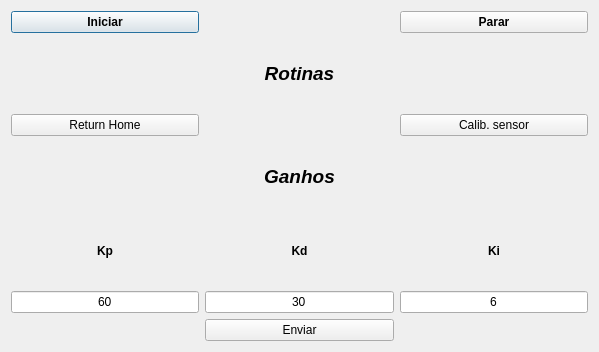
<?xml version="1.0" encoding="UTF-8"?>
<ui version="4.0">
 <class>Dialog</class>
 <widget class="QDialog" name="Dialog">
  <property name="geometry">
   <rect>
    <x>0</x>
    <y>0</y>
    <width>599</width>
    <height>352</height>
   </rect>
  </property>
  <property name="windowTitle">
   <string>Interface Pêndulo Invertido</string>
  </property>
  <layout class="QGridLayout" name="gridLayout_2">
   <item row="0" column="0">
    <layout class="QGridLayout" name="gridLayout">
     <item row="6" column="1">
      <widget class="QLineEdit" name="lineEdit_kp">
       <property name="enabled">
        <bool>true</bool>
       </property>
       <property name="text">
        <string>60</string>
       </property>
       <property name="alignment">
        <set>Qt::AlignCenter</set>
       </property>
      </widget>
     </item>
     <item row="0" column="1">
      <widget class="QPushButton" name="pushButton_iniciar">
       <property name="font">
        <font>
         <weight>75</weight>
         <bold>true</bold>
        </font>
       </property>
       <property name="text">
        <string>Iniciar</string>
       </property>
      </widget>
     </item>
     <item row="3" column="1">
      <widget class="QPushButton" name="pushButton_ReturnHome">
       <property name="text">
        <string>Return Home</string>
       </property>
      </widget>
     </item>
     <item row="3" column="3">
      <widget class="QPushButton" name="pushButton_CalibSensor">
       <property name="text">
        <string>Calib. sensor</string>
       </property>
      </widget>
     </item>
     <item row="6" column="3">
      <widget class="QLineEdit" name="lineEdit_ki">
       <property name="text">
        <string>6</string>
       </property>
       <property name="alignment">
        <set>Qt::AlignCenter</set>
       </property>
      </widget>
     </item>
     <item row="5" column="2">
      <widget class="QLabel" name="label_5">
       <property name="font">
        <font>
         <weight>75</weight>
         <bold>true</bold>
        </font>
       </property>
       <property name="layoutDirection">
        <enum>Qt::LeftToRight</enum>
       </property>
       <property name="text">
        <string>Kd</string>
       </property>
       <property name="alignment">
        <set>Qt::AlignCenter</set>
       </property>
      </widget>
     </item>
     <item row="6" column="2">
      <widget class="QLineEdit" name="lineEdit_kd">
       <property name="text">
        <string>30</string>
       </property>
       <property name="alignment">
        <set>Qt::AlignCenter</set>
       </property>
      </widget>
     </item>
     <item row="5" column="3">
      <widget class="QLabel" name="label_4">
       <property name="font">
        <font>
         <weight>75</weight>
         <bold>true</bold>
        </font>
       </property>
       <property name="text">
        <string>Ki</string>
       </property>
       <property name="alignment">
        <set>Qt::AlignCenter</set>
       </property>
      </widget>
     </item>
     <item row="5" column="1">
      <widget class="QLabel" name="label_3">
       <property name="font">
        <font>
         <weight>75</weight>
         <bold>true</bold>
        </font>
       </property>
       <property name="text">
        <string>Kp</string>
       </property>
       <property name="alignment">
        <set>Qt::AlignCenter</set>
       </property>
      </widget>
     </item>
     <item row="0" column="3">
      <widget class="QPushButton" name="pushButton_parar">
       <property name="font">
        <font>
         <weight>75</weight>
         <bold>true</bold>
        </font>
       </property>
       <property name="text">
        <string>Parar</string>
       </property>
      </widget>
     </item>
     <item row="4" column="2">
      <widget class="QLabel" name="label_2">
       <property name="font">
        <font>
         <pointsize>14</pointsize>
         <weight>75</weight>
         <italic>true</italic>
         <bold>true</bold>
        </font>
       </property>
       <property name="text">
        <string>Ganhos</string>
       </property>
       <property name="alignment">
        <set>Qt::AlignCenter</set>
       </property>
      </widget>
     </item>
     <item row="3" column="2">
      <widget class="QLabel" name="label_6">
       <property name="text">
        <string/>
       </property>
      </widget>
     </item>
     <item row="1" column="2">
      <widget class="QLabel" name="label">
       <property name="font">
        <font>
         <pointsize>14</pointsize>
         <weight>75</weight>
         <italic>true</italic>
         <bold>true</bold>
        </font>
       </property>
       <property name="text">
        <string>Rotinas</string>
       </property>
       <property name="alignment">
        <set>Qt::AlignCenter</set>
       </property>
      </widget>
     </item>
     <item row="7" column="2">
      <widget class="QPushButton" name="pushButton_Enviar">
       <property name="text">
        <string>Enviar</string>
       </property>
      </widget>
     </item>
    </layout>
   </item>
  </layout>
 </widget>
 <resources/>
 <connections/>
</ui>
